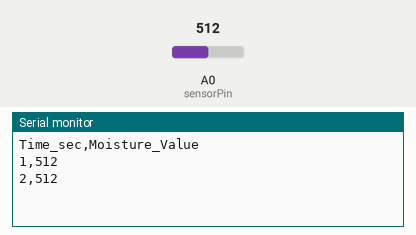
Recording of a sketch running on a simulated Arduino Uno, built with avr-gcc and run on an emulated ATmega328P. On the bench: the last lines printed to the serial monitor. The inputs (shaded band) are chosen by the test bench; at power-on: A0 (sensorPin) = 512.

Above: at 2.8 s.
2.9 s: A0 (sensorPin) set to 716
At 3.7 s:
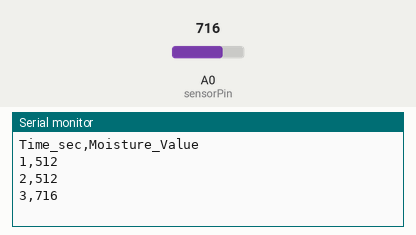
4.4 s: A0 (sensorPin) set to 900
At 5.8 s:
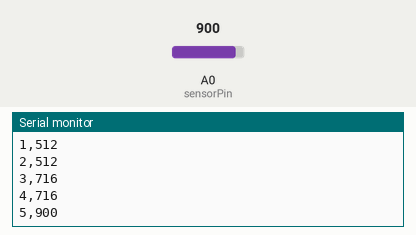
Timing chart, 0 to 7.4 s (numbered marks = the images above; inputs shaded):
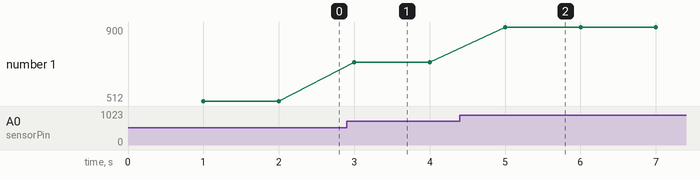

The sketch:

soil_moisture_calibration_script.ino
```cpp
/*
 * AI Assistance Declaration:
 * Generative AI models (Google Gemini / ChatGPT) were referenced solely for
 * code syntax refinement, bug checks, and formatting optimization. All core
 * system logic and control algorithms were designed and provided by the author.
 */
const int sensorPin = A0;
const unsigned long interval = 1000; // 1-second interval (1000 ms)
unsigned long previousMillis = 0;

void setup() {
  Serial.begin(9600); //default communication speed at 9600 baud for Arduino UNO

  Serial.println("Time_sec,Moisture_Value");
}

void loop() {
  unsigned long currentMillis = millis();

  if (currentMillis - previousMillis >= interval) {
    previousMillis = currentMillis;

    int sensorValue = analogRead(sensorPin);

    Serial.print(currentMillis / 1000);
    Serial.print(",");
    Serial.println(sensorValue);
  }
}
```

Measured:
- after the input at 2.9 s, the serial monitor: prints a new line after 0.10 s (image 1)
- after the input at 4.4 s, the serial monitor: prints a new line after 0.60 s (image 2)
- plotted number 1: 512 → 716 after the input at 2.9 s, 716 → 900 after the input at 4.4 s
